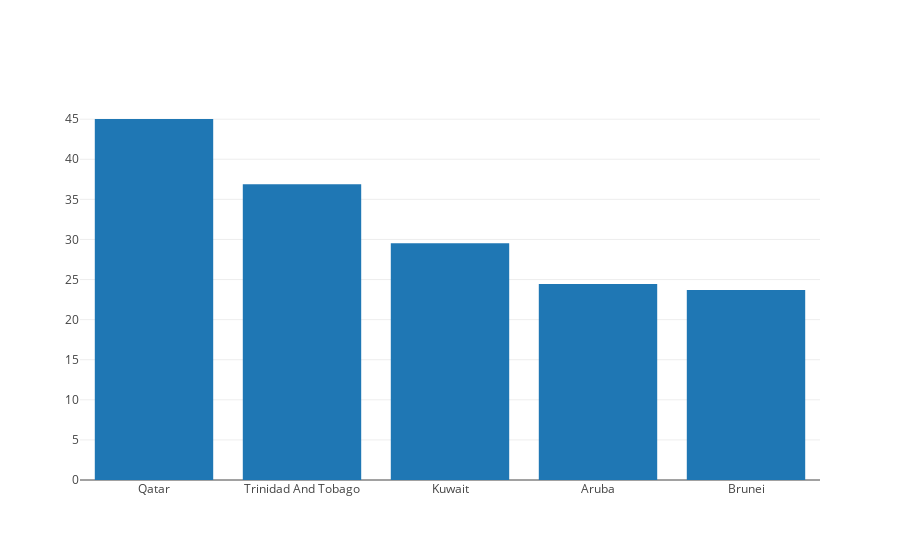

This figure's notebook cell:
### Markdown cell above
### 5 Countries with the biggest avarage amount of emissions

### Code cell
import plotly.graph_objs as go

dataHolders = dict()
for index, row in df.iterrows() :
    countryName = row['Country'];
    dataHolder = dataHolders.get(countryName, DataHolder(countryName))
    dataHolder.push(row['Emission'])
    dataHolders.update({countryName: dataHolder})

avdf = pd.DataFrame(columns=['Country', 'Avarage Emmission'])
i = 0
for key,val in dataHolders.items():
    avdf.loc[i] = [key, val.getAvarageData()]
    i = i+1

i=0


max5df = avdf.sort_values(by=['Avarage Emmission'],ascending=False).head(5)

data = [
    go.Bar(
        x=max5df['Country'], # assign x as the dataframe column 'x'
        y=max5df['Avarage Emmission']
    )
]


iplot(data, filename='mindf')

### Figure 1 — Plotly figure (JSON) as saved in the notebook; plotly's stock layout.template omitted (floating-point values rounded to 4 significant figures)
{"data": [{"type": "bar", "uid": "3e00fbc8-d7b3-11e8-afda-0242ac110002", "x": ["Qatar", "Trinidad And Tobago", "Kuwait", "Aruba", "Brunei"], "y": [45.02, 36.88, 29.52, 24.43, 23.69]}], "layout": {}}
